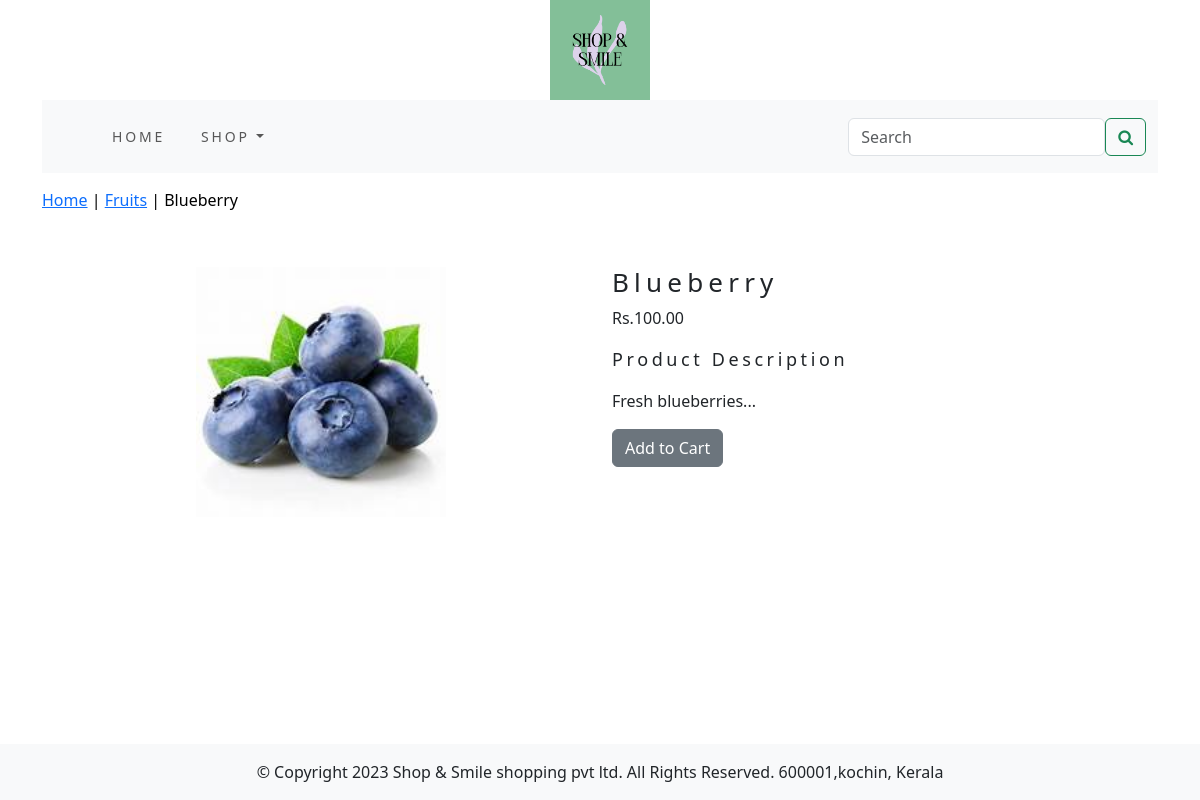
The app's page /fruits/blueberry/ with its own data.
### shop/models.py (models this page shows, shortened)
class Product(models.Model):
    name = models.CharField(max_length=250, unique=True)
    slug = models.SlugField(max_length=250, unique=True)
    description = models.TextField(blank=True)
    price = models.DecimalField(max_digits=10, decimal_places=2)
    category = models.ForeignKey(Category, on_delete=models.CASCADE)
    image = models.ImageField(upload_to='product', blank=True)
    stock = models.IntegerField()
    available = models.BooleanField(default=True)
    created = models.DateTimeField(auto_now_add=True)
    updated = models.DateTimeField(auto_now=True)
    class Meta:
        ordering = ('name',)
        verbose_name = 'product'
        verbose_name_plural = 'products'

class Category(models.Model):
    name = models.CharField(max_length=250, unique=True)
    slug = models.SlugField(max_length=250, unique=True)
    description = models.TextField()
    image = models.ImageField(upload_to='category', blank=True)
    class Meta:
        ordering = ('name',)
        verbose_name = 'category'
        verbose_name_plural = 'categories'
    def get_url(self):
        return reverse('shop:products_by_category', args=[self.slug])
    def __str__(self):
        return '{}'.format(self.name)

### shop/views.py (the view)
# urls.py: path('<slug:c_slug>/<slug:product_slug>/', views.proDetail, name='prodCatdetail'),
def proDetail(request, c_slug, product_slug):
    try:
        product = Product.objects.get(category__slug=c_slug, slug=product_slug)
    except Exception as e:
        raise e
    return render(request, 'product.html', {'product': product})

### cart/context_processors.py (called while the page is built)
def counter(request):
    item_count = 0
    if 'admin' in request.path:
        return {}
    else:
        try:
            cart = Cart.objects.filter(cart_id=cart_id(request))
            cart_items = CartItem.objects.all().filter(cart=cart[:1])
            for cart_item in cart_items:
                item_count += cart_item.quantity
        except Cart.DoesNotExist:
            item_count = 0
    return dict(item_count=item_count)

### cart/views.py (called while the page is built)
def cart_id(request):
    cart = request.session.session_key
    if not cart:
        cart = request.session.create()
    return cart

### shop/context_processors.py (called while the page is built)
def menu_links(request):
    links=Category.objects.all()
    return dict(links=links)

### templates/product.html (shortened to what this page needs)
{% extends 'base.html' %}
{% load static %}
{% block content %}
<div class="row my_prod_row_class">
  <div class="mx_auto">
    <p><a href="{% url 'shop:allProdcat' %}">Home</a> | <a href="{{product.category.get_url}}">{{product.category}}</a> | {{product.name}} </p>
  </div>
</div>
<div class="container">
<br>
<div class="row">
  <div class="col-12 col-md-12 col-sm-12 col-lg-6 text-center">
    <div style="min-width:18rem">
      <img src="{{product.image.url}}" alt="{{product.name}}" width="250px" height="250px">
    </div>
  </div>
    <div class="col-12 col-sm-12 col-md-12 col-lg-6">
      <div>
      <h1 class="my_prod_title">{{product.name}}</h1>
      <p>Rs.{{product.price}}</p>
      <p class="my_title">Product Description</p>
      <p class="text-justify my_prod_texts">{{product.description}}</p>
      {% if product.stock <= 0 %}
      <p class="text-justify my_prod_texts"><b>Out of Stock</b></p>
      {% else %}
      <a class="btn btn-secondary" href="{% url 'cart:add_cart' product.id %}">Add to Cart</a>
      {% endif %}
    </div>
    </div>
</div>
</div>
{% endblock %}

### static/css/custom.css (style rules this page uses)
body { font-family: 'Roboto', sans-serif; min-height: 100vh; }
.my_title { font-size: 18px; text_transform:uppercase; letter-spacing: .2em; }
.my_prod_row_class { padding-top:15px; padding-bottom:15px; }
.my_prod_row_class .mx_auto { color:#000; font-size:16px; text-decoration:none; }
.my_prod_title { font-size:26px; text_transform:uppercase; letter-spacing: .2em; padding-top:10px: padding-bottom:16px; }
.my_prod_texts { padding-right:20px; }

### records on screen
Product: category "Fruits", name "Blueberry", image (picture), price "100.00", description "Fresh blueberries..."
